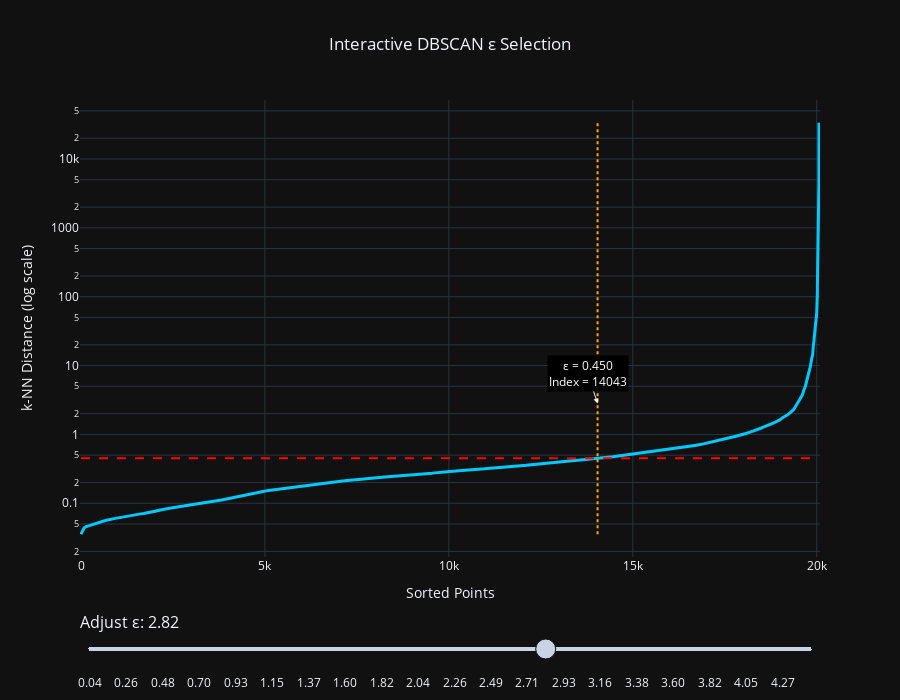

This figure's notebook cell:
### Code cell
import numpy as np
import plotly.graph_objects as go
from sklearn.preprocessing import RobustScaler
from sklearn.neighbors import NearestNeighbors

# ----------------------------
# 1️⃣ Scaling
# ----------------------------
scaler = RobustScaler()
X_scaled = scaler.fit_transform(X)

# ----------------------------
# 2️⃣ kNN distances
# ----------------------------
neighbors = NearestNeighbors(n_neighbors=10)
distances, _ = neighbors.fit(X_scaled).kneighbors(X_scaled)
k_distances = np.sort(distances[:, -1])

# ----------------------------
# 3️⃣ Initial epsilon
# ----------------------------
init_eps = np.percentile(k_distances, 70)

# Function to compute intersection index
def find_index(eps):
    return int(np.searchsorted(k_distances, eps))

# ----------------------------
# 4️⃣ Create Figure
# ----------------------------
fig = go.Figure()

# Main curve
fig.add_trace(go.Scatter(
    x=np.arange(len(k_distances)),
    y=k_distances,
    mode='lines',
    line=dict(width=3, color="#00C9FF"),
    name='k-distance'
))

# Initial intersection
init_idx = find_index(init_eps)

# Horizontal epsilon line
fig.add_shape(
    type="line",
    x0=0,
    x1=len(k_distances),
    y0=init_eps,
    y1=init_eps,
    line=dict(color="red", dash="dash"),
)

# Vertical index line
fig.add_shape(
    type="line",
    x0=init_idx,
    x1=init_idx,
    y0=min(k_distances),
    y1=max(k_distances),
    line=dict(color="orange", dash="dot"),
)

# Annotation
fig.add_annotation(
    x=init_idx,
    y=init_eps,
    text=f"ε = {init_eps:.3f}<br>Index = {init_idx}",
    showarrow=True,
    arrowhead=2,
    bgcolor="black",
    font=dict(color="white")
)

# ----------------------------
# 5️⃣ Slider
# ----------------------------
eps_values = np.linspace(
    np.min(k_distances),
    np.percentile(k_distances, 98),
    80
)

steps = []

for eps in eps_values:
    idx = find_index(eps)

    step = dict(
        method="relayout",
        args=[{
            "shapes[0].y0": eps,
            "shapes[0].y1": eps,
            "shapes[1].x0": idx,
            "shapes[1].x1": idx,
            "annotations[0].x": idx,
            "annotations[0].y": eps,
            "annotations[0].text":
                f"ε = {eps:.3f}<br>Index = {idx}<br>Points ≤ ε: {idx}"
        }],
        label=f"{eps:.2f}"
    )

    steps.append(step)

sliders = [dict(
    active=50,
    currentvalue={"prefix": "Adjust ε: ", "font": {"size": 16}},
    pad={"t": 50},
    steps=steps
)]

# ----------------------------
# 6️⃣ Layout Styling
# ----------------------------
fig.update_layout(
    title={
        "text": "Interactive DBSCAN ε Selection",
        "x": 0.5
    },
    template="plotly_dark",
    xaxis=dict(
        title="Sorted Points",
        showgrid=True,
        zeroline=False
    ),
    yaxis=dict(
        title="k-NN Distance (log scale)",
        type="log",
        showgrid=True
    ),
    sliders=sliders,
    height=700
)

fig.show()

### Figure 1 — Plotly figure (JSON) as saved in the notebook; plotly's stock layout.template omitted (floating-point values rounded to 4 significant figures; data arrays with more than 128 entries replaced by an {"elided": "..."} marker saying what was removed)
{"data": [{"line": {"color": "#00C9FF", "width": 3}, "mode": "lines", "name": "k-distance", "type": "scatter", "x": {"elided": "20062 int values"}, "y": {"elided": "20062 float values"}}], "layout": {"annotations": [{"arrowhead": 2, "bgcolor": "black", "font": {"color": "white"}, "showarrow": true, "text": "ε = 0.450<br>Index = 14043", "x": 14043, "y": 0.4499}], "height": 700, "shapes": [{"line": {"color": "red", "dash": "dash"}, "type": "line", "x0": 0, "x1": 20062, "y0": 0.4499, "y1": 0.4499}, {"line": {"color": "orange", "dash": "dot"}, "type": "line", "x0": 14043, "x1": 14043, "y0": 0.0356, "y1": 33480.0}], "sliders": [{"active": 50, "currentvalue": {"font": {"size": 16}, "prefix": "Adjust ε: "}, "pad": {"t": 50}, "steps": [{"args": [{"annotations[0].text": "ε = 0.036<br>Index = 0<br>Points ≤ ε: 0", "annotations[0].x": 0, "annotations[0].y": 0.0356, "shapes[0].y0": 0.0356, "shapes[0].y1": 0.0356, "shapes[1].x0": 0, "shapes[1].x1": 0}], "label": "0.04", "method": "relayout"}, {"args": [{"annotations[0].text": "ε = 0.091<br>Index = 2793<br>Points ≤ ε: 2793", "annotations[0].x": 2793, "annotations[0].y": 0.09133, "shapes[0].y0": 0.09133, "shapes[0].y1": 0.09133, "shapes[1].x0": 2793, "shapes[1].x1": 2793}], "label": "0.09", "method": "relayout"}, {"args": [{"annotations[0].text": "ε = 0.147<br>Index = 4907<br>Points ≤ ε: 4907", "annotations[0].x": 4907, "annotations[0].y": 0.1471, "shapes[0].y0": 0.1471, "shapes[0].y1": 0.1471, "shapes[1].x0": 4907, "shapes[1].x1": 4907}], "label": "0.15", "method": "relayout"}, {"args": [{"annotations[0].text": "ε = 0.203<br>Index = 6844<br>Points ≤ ε: 6844", "annotations[0].x": 6844, "annotations[0].y": 0.2028, "shapes[0].y0": 0.2028, "shapes[0].y1": 0.2028, "shapes[1].x0": 6844, "shapes[1].x1": 6844}], "label": "0.20", "method": "relayout"}, {"args": [{"annotations[0].text": "ε = 0.259<br>Index = 8968<br>Points ≤ ε: 8968", "annotations[0].x": 8968, "annotations[0].y": 0.2585, "shapes[0].y0": 0.2585, "shapes[0].y1": 0.2585, "shapes[1].x0": 8968, "shapes[1].x1": 8968}], "label": "0.26", "method": "relayout"}, {"args": [{"annotations[0].text": "ε = 0.314<br>Index = 10884<br>Points ≤ ε: 10884", "annotations[0].x": 10884, "annotations[0].y": 0.3142, "shapes[0].y0": 0.3142, "shapes[0].y1": 0.3142, "shapes[1].x0": 10884, "shapes[1].x1": 10884}], "label": "0.31", "method": "relayout"}, {"args": [{"annotations[0].text": "ε = 0.370<br>Index = 12444<br>Points ≤ ε: 12444", "annotations[0].x": 12444, "annotations[0].y": 0.3699, "shapes[0].y0": 0.3699, "shapes[0].y1": 0.3699, "shapes[1].x0": 12444, "shapes[1].x1": 12444}], "label": "0.37", "method": "relayout"}, {"args": [{"annotations[0].text": "ε = 0.426<br>Index = 13597<br>Points ≤ ε: 13597", "annotations[0].x": 13597, "annotations[0].y": 0.4257, "shapes[0].y0": 0.4257, "shapes[0].y1": 0.4257, "shapes[1].x0": 13597, "shapes[1].x1": 13597}], "label": "0.43", "method": "relayout"}, {"args": [{"annotations[0].text": "ε = 0.481<br>Index = 14556<br>Points ≤ ε: 14556", "annotations[0].x": 14556, "annotations[0].y": 0.4814, "shapes[0].y0": 0.4814, "shapes[0].y1": 0.4814, "shapes[1].x0": 14556, "shapes[1].x1": 14556}], "label": "0.48", "method": "relayout"}, {"args": [{"annotations[0].text": "ε = 0.537<br>Index = 15278<br>Points ≤ ε: 15278", "annotations[0].x": 15278, "annotations[0].y": 0.5371, "shapes[0].y0": 0.5371, "shapes[0].y1": 0.5371, "shapes[1].x0": 15278, "shapes[1].x1": 15278}], "label": "0.54", "method": "relayout"}, {"args": [{"annotations[0].text": "ε = 0.593<br>Index = 15867<br>Points ≤ ε: 15867", "annotations[0].x": 15867, "annotations[0].y": 0.5928, "shapes[0].y0": 0.5928, "shapes[0].y1": 0.5928, "shapes[1].x0": 15867, "shapes[1].x1": 15867}], "label": "0.59", "method": "relayout"}, {"args": [{"annotations[0].text": "ε = 0.649<br>Index = 16364<br>Points ≤ ε: 16364", "annotations[0].x": 16364, "annotations[0].y": 0.6486, "shapes[0].y0": 0.6486, "shapes[0].y1": 0.6486, "shapes[1].x0": 16364, "shapes[1].x1": 16364}], "label": "0.65", "method": "relayout"}, {"args": [{"annotations[0].text": "ε = 0.704<br>Index = 16780<br>Points ≤ ε: 16780", "annotations[0].x": 16780, "annotations[0].y": 0.7043, "shapes[0].y0": 0.7043, "shapes[0].y1": 0.7043, "shapes[1].x0": 16780, "shapes[1].x1": 16780}], "label": "0.70", "method": "relayout"}, {"args": [{"annotations[0].text": "ε = 0.760<br>Index = 17113<br>Points ≤ ε: 17113", "annotations[0].x": 17113, "annotations[0].y": 0.76, "shapes[0].y0": 0.76, "shapes[0].y1": 0.76, "shapes[1].x0": 17113, "shapes[1].x1": 17113}], "label": "0.76", "method": "relayout"}, {"args": [{"annotations[0].text": "ε = 0.816<br>Index = 17358<br>Points ≤ ε: 17358", "annotations[0].x": 17358, "annotations[0].y": 0.8157, "shapes[0].y0": 0.8157, "shapes[0].y1": 0.8157, "shapes[1].x0": 17358, "shapes[1].x1": 17358}], "label": "0.82", "method": "relayout"}, {"args": [{"annotations[0].text": "ε = 0.871<br>Index = 17585<br>Points ≤ ε: 17585", "annotations[0].x": 17585, "annotations[0].y": 0.8715, "shapes[0].y0": 0.8715, "shapes[0].y1": 0.8715, "shapes[1].x0": 17585, "shapes[1].x1": 17585}], "label": "0.87", "method": "relayout"}, {"args": [{"annotations[0].text": "ε = 0.927<br>Index = 17777<br>Points ≤ ε: 17777", "annotations[0].x": 17777, "annotations[0].y": 0.9272, "shapes[0].y0": 0.9272, "shapes[0].y1": 0.9272, "shapes[1].x0": 17777, "shapes[1].x1": 17777}], "label": "0.93", "method": "relayout"}, {"args": [{"annotations[0].text": "ε = 0.983<br>Index = 17940<br>Points ≤ ε: 17940", "annotations[0].x": 17940, "annotations[0].y": 0.9829, "shapes[0].y0": 0.9829, "shapes[0].y1": 0.9829, "shapes[1].x0": 17940, "shapes[1].x1": 17940}], "label": "0.98", "method": "relayout"}, {"args": [{"annotations[0].text": "ε = 1.039<br>Index = 18093<br>Points ≤ ε: 18093", "annotations[0].x": 18093, "annotations[0].y": 1.039, "shapes[0].y0": 1.039, "shapes[0].y1": 1.039, "shapes[1].x0": 18093, "shapes[1].x1": 18093}], "label": "1.04", "method": "relayout"}, {"args": [{"annotations[0].text": "ε = 1.094<br>Index = 18230<br>Points ≤ ε: 18230", "annotations[0].x": 18230, "annotations[0].y": 1.094, "shapes[0].y0": 1.094, "shapes[0].y1": 1.094, "shapes[1].x0": 18230, "shapes[1].x1": 18230}], "label": "1.09", "method": "relayout"}, {"args": [{"annotations[0].text": "ε = 1.150<br>Index = 18333<br>Points ≤ ε: 18333", "annotations[0].x": 18333, "annotations[0].y": 1.15, "shapes[0].y0": 1.15, "shapes[0].y1": 1.15, "shapes[1].x0": 18333, "shapes[1].x1": 18333}], "label": "1.15", "method": "relayout"}, {"args": [{"annotations[0].text": "ε = 1.206<br>Index = 18442<br>Points ≤ ε: 18442", "annotations[0].x": 18442, "annotations[0].y": 1.206, "shapes[0].y0": 1.206, "shapes[0].y1": 1.206, "shapes[1].x0": 18442, "shapes[1].x1": 18442}], "label": "1.21", "method": "relayout"}, {"args": [{"annotations[0].text": "ε = 1.262<br>Index = 18528<br>Points ≤ ε: 18528", "annotations[0].x": 18528, "annotations[0].y": 1.262, "shapes[0].y0": 1.262, "shapes[0].y1": 1.262, "shapes[1].x0": 18528, "shapes[1].x1": 18528}], "label": "1.26", "method": "relayout"}, {"args": [{"annotations[0].text": "ε = 1.317<br>Index = 18615<br>Points ≤ ε: 18615", "annotations[0].x": 18615, "annotations[0].y": 1.317, "shapes[0].y0": 1.317, "shapes[0].y1": 1.317, "shapes[1].x0": 18615, "shapes[1].x1": 18615}], "label": "1.32", "method": "relayout"}, {"args": [{"annotations[0].text": "ε = 1.373<br>Index = 18711<br>Points ≤ ε: 18711", "annotations[0].x": 18711, "annotations[0].y": 1.373, "shapes[0].y0": 1.373, "shapes[0].y1": 1.373, "shapes[1].x0": 18711, "shapes[1].x1": 18711}], "label": "1.37", "method": "relayout"}, {"args": [{"annotations[0].text": "ε = 1.429<br>Index = 18783<br>Points ≤ ε: 18783", "annotations[0].x": 18783, "annotations[0].y": 1.429, "shapes[0].y0": 1.429, "shapes[0].y1": 1.429, "shapes[1].x0": 18783, "shapes[1].x1": 18783}], "label": "1.43", "method": "relayout"}, {"args": [{"annotations[0].text": "ε = 1.484<br>Index = 18853<br>Points ≤ ε: 18853", "annotations[0].x": 18853, "annotations[0].y": 1.484, "shapes[0].y0": 1.484, "shapes[0].y1": 1.484, "shapes[1].x0": 18853, "shapes[1].x1": 18853}], "label": "1.48", "method": "relayout"}, {"args": [{"annotations[0].text": "ε = 1.540<br>Index = 18906<br>Points ≤ ε: 18906", "annotations[0].x": 18906, "annotations[0].y": 1.54, "shapes[0].y0": 1.54, "shapes[0].y1": 1.54, "shapes[1].x0": 18906, "shapes[1].x1": 18906}], "label": "1.54", "method": "relayout"}, {"args": [{"annotations[0].text": "ε = 1.596<br>Index = 18967<br>Points ≤ ε: 18967", "annotations[0].x": 18967, "annotations[0].y": 1.596, "shapes[0].y0": 1.596, "shapes[0].y1": 1.596, "shapes[1].x0": 18967, "shapes[1].x1": 18967}], "label": "1.60", "method": "relayout"}, {"args": [{"annotations[0].text": "ε = 1.652<br>Index = 19016<br>Points ≤ ε: 19016", "annotations[0].x": 19016, "annotations[0].y": 1.652, "shapes[0].y0": 1.652, "shapes[0].y1": 1.652, "shapes[1].x0": 19016, "shapes[1].x1": 19016}], "label": "1.65", "method": "relayout"}, {"args": [{"annotations[0].text": "ε = 1.707<br>Index = 19053<br>Points ≤ ε: 19053", "annotations[0].x": 19053, "annotations[0].y": 1.707, "shapes[0].y0": 1.707, "shapes[0].y1": 1.707, "shapes[1].x0": 19053, "shapes[1].x1": 19053}], "label": "1.71", "method": "relayout"}, {"args": [{"annotations[0].text": "ε = 1.763<br>Index = 19085<br>Points ≤ ε: 19085", "annotations[0].x": 19085, "annotations[0].y": 1.763, "shapes[0].y0": 1.763, "shapes[0].y1": 1.763, "shapes[1].x0": 19085, "shapes[1].x1": 19085}], "label": "1.76", "method": "relayout"}, {"args": [{"annotations[0].text": "ε = 1.819<br>Index = 19131<br>Points ≤ ε: 19131", "annotations[0].x": 19131, "annotations[0].y": 1.819, "shapes[0].y0": 1.819, "shapes[0].y1": 1.819, "shapes[1].x0": 19131, "shapes[1].x1": 19131}], "label": "1.82", "method": "relayout"}, {"args": [{"annotations[0].text": "ε = 1.875<br>Index = 19176<br>Points ≤ ε: 19176", "annotations[0].x": 19176, "annotations[0].y": 1.875, "shapes[0].y0": 1.875, "shapes[0].y1": 1.875, "shapes[1].x0": 19176, "shapes[1].x1": 19176}], "label": "1.87", "method": "relayout"}, {"args": [{"annotations[0].text": "ε = 1.930<br>Index = 19209<br>Points ≤ ε: 19209", "annotations[0].x": 19209, "annotations[0].y": 1.93, "shapes[0].y0": 1.93, "shapes[0].y1": 1.93, "shapes[1].x0": 19209, "shapes[1].x1": 19209}], "label": "1.93", "method": "relayout"}, {"args": [{"annotations[0].text": "ε = 1.986<br>Index = 19237<br>Points ≤ ε: 19237", "annotations[0].x": 19237, "annotations[0].y": 1.986, "shapes[0].y0": 1.986, "shapes[0].y1": 1.986, "shapes[1].x0": 19237, "shapes[1].x1": 19237}], "label": "1.99", "method": "relayout"}, {"args": [{"annotations[0].text": "ε = 2.042<br>Index = 19266<br>Points ≤ ε: 19266", "annotations[0].x": 19266, "annotations[0].y": 2.042, "shapes[0].y0": 2.042, "shapes[0].y1": 2.042, "shapes[1].x0": 19266, "shapes[1].x1": 19266}], "label": "2.04", "method": "relayout"}, {"args": [{"annotations[0].text": "ε = 2.097<br>Index = 19288<br>Points ≤ ε: 19288", "annotations[0].x": 19288, "annotations[0].y": 2.097, "shapes[0].y0": 2.097, "shapes[0].y1": 2.097, "shapes[1].x0": 19288, "shapes[1].x1": 19288}], "label": "2.10", "method": "relayout"}, {"args": [{"annotations[0].text": "ε = 2.153<br>Index = 19321<br>Points ≤ ε: 19321", "annotations[0].x": 19321, "annotations[0].y": 2.153, "shapes[0].y0": 2.153, "shapes[0].y1": 2.153, "shapes[1].x0": 19321, "shapes[1].x1": 19321}], "label": "2.15", "method": "relayout"}, {"args": [{"annotations[0].text": "ε = 2.209<br>Index = 19344<br>Points ≤ ε: 19344", "annotations[0].x": 19344, "annotations[0].y": 2.209, "shapes[0].y0": 2.209, "shapes[0].y1": 2.209, "shapes[1].x0": 19344, "shapes[1].x1": 19344}], "label": "2.21", "method": "relayout"}, {"args": [{"annotations[0].text": "ε = 2.265<br>Index = 19361<br>Points ≤ ε: 19361", "annotations[0].x": 19361, "annotations[0].y": 2.265, "shapes[0].y0": 2.265, "shapes[0].y1": 2.265, "shapes[1].x0": 19361, "shapes[1].x1": 19361}], "label": "2.26", "method": "relayout"}, {"args": [{"annotations[0].text": "ε = 2.320<br>Index = 19379<br>Points ≤ ε: 19379", "annotations[0].x": 19379, "annotations[0].y": 2.32, "shapes[0].y0": 2.32, "shapes[0].y1": 2.32, "shapes[1].x0": 19379, "shapes[1].x1": 19379}], "label": "2.32", "method": "relayout"}, {"args": [{"annotations[0].text": "ε = 2.376<br>Index = 19393<br>Points ≤ ε: 19393", "annotations[0].x": 19393, "annotations[0].y": 2.376, "shapes[0].y0": 2.376, "shapes[0].y1": 2.376, "shapes[1].x0": 19393, "shapes[1].x1": 19393}], "label": "2.38", "method": "relayout"}, {"args": [{"annotations[0].text": "ε = 2.432<br>Index = 19408<br>Points ≤ ε: 19408", "annotations[0].x": 19408, "annotations[0].y": 2.432, "shapes[0].y0": 2.432, "shapes[0].y1": 2.432, "shapes[1].x0": 19408, "shapes[1].x1": 19408}], "label": "2.43", "method": "relayout"}, {"args": [{"annotations[0].text": "ε = 2.487<br>Index = 19419<br>Points ≤ ε: 19419", "annotations[0].x": 19419, "annotations[0].y": 2.487, "shapes[0].y0": 2.487, "shapes[0].y1": 2.487, "shapes[1].x0": 19419, "shapes[1].x1": 19419}], "label": "2.49", "method": "relayout"}, {"args": [{"annotations[0].text": "ε = 2.543<br>Index = 19430<br>Points ≤ ε: 19430", "annotations[0].x": 19430, "annotations[0].y": 2.543, "shapes[0].y0": 2.543, "shapes[0].y1": 2.543, "shapes[1].x0": 19430, "shapes[1].x1": 19430}], "label": "2.54", "method": "relayout"}, {"args": [{"annotations[0].text": "ε = 2.599<br>Index = 19440<br>Points ≤ ε: 19440", "annotations[0].x": 19440, "annotations[0].y": 2.599, "shapes[0].y0": 2.599, "shapes[0].y1": 2.599, "shapes[1].x0": 19440, "shapes[1].x1": 19440}], "label": "2.60", "method": "relayout"}, {"args": [{"annotations[0].text": "ε = 2.655<br>Index = 19458<br>Points ≤ ε: 19458", "annotations[0].x": 19458, "annotations[0].y": 2.655, "shapes[0].y0": 2.655, "shapes[0].y1": 2.655, "shapes[1].x0": 19458, "shapes[1].x1": 19458}], "label": "2.65", "method": "relayout"}, {"args": [{"annotations[0].text": "ε = 2.710<br>Index = 19469<br>Points ≤ ε: 19469", "annotations[0].x": 19469, "annotations[0].y": 2.71, "shapes[0].y0": 2.71, "shapes[0].y1": 2.71, "shapes[1].x0": 19469, "shapes[1].x1": 19469}], "label": "2.71", "method": "relayout"}, {"args": [{"annotations[0].text": "ε = 2.766<br>Index = 19480<br>Points ≤ ε: 19480", "annotations[0].x": 19480, "annotations[0].y": 2.766, "shapes[0].y0": 2.766, "shapes[0].y1": 2.766, "shapes[1].x0": 19480, "shapes[1].x1": 19480}], "label": "2.77", "method": "relayout"}, {"args": [{"annotations[0].text": "ε = 2.822<br>Index = 19489<br>Points ≤ ε: 19489", "annotations[0].x": 19489, "annotations[0].y": 2.822, "shapes[0].y0": 2.822, "shapes[0].y1": 2.822, "shapes[1].x0": 19489, "shapes[1].x1": 19489}], "label": "2.82", "method": "relayout"}, {"args": [{"annotations[0].text": "ε = 2.878<br>Index = 19501<br>Points ≤ ε: 19501", "annotations[0].x": 19501, "annotations[0].y": 2.878, "shapes[0].y0": 2.878, "shapes[0].y1": 2.878, "shapes[1].x0": 19501, "shapes[1].x1": 19501}], "label": "2.88", "method": "relayout"}, {"args": [{"annotations[0].text": "ε = 2.933<br>Index = 19510<br>Points ≤ ε: 19510", "annotations[0].x": 19510, "annotations[0].y": 2.933, "shapes[0].y0": 2.933, "shapes[0].y1": 2.933, "shapes[1].x0": 19510, "shapes[1].x1": 19510}], "label": "2.93", "method": "relayout"}, {"args": [{"annotations[0].text": "ε = 2.989<br>Index = 19521<br>Points ≤ ε: 19521", "annotations[0].x": 19521, "annotations[0].y": 2.989, "shapes[0].y0": 2.989, "shapes[0].y1": 2.989, "shapes[1].x0": 19521, "shapes[1].x1": 19521}], "label": "2.99", "method": "relayout"}, {"args": [{"annotations[0].text": "ε = 3.045<br>Index = 19529<br>Points ≤ ε: 19529", "annotations[0].x": 19529, "annotations[0].y": 3.045, "shapes[0].y0": 3.045, "shapes[0].y1": 3.045, "shapes[1].x0": 19529, "shapes[1].x1": 19529}], "label": "3.04", "method": "relayout"}, {"args": [{"annotations[0].text": "ε = 3.100<br>Index = 19537<br>Points ≤ ε: 19537", "annotations[0].x": 19537, "annotations[0].y": 3.1, "shapes[0].y0": 3.1, "shapes[0].y1": 3.1, "shapes[1].x0": 19537, "shapes[1].x1": 19537}], "label": "3.10", "method": "relayout"}, {"args": [{"annotations[0].text": "ε = 3.156<br>Index = 19542<br>Points ≤ ε: 19542", "annotations[0].x": 19542, "annotations[0].y": 3.156, "shapes[0].y0": 3.156, "shapes[0].y1": 3.156, "shapes[1].x0": 19542, "shapes[1].x1": 19542}], "label": "3.16", "method": "relayout"}, {"args": [{"annotations[0].text": "ε = 3.212<br>Index = 19547<br>Points ≤ ε: 19547", "annotations[0].x": 19547, "annotations[0].y": 3.212, "shapes[0].y0": 3.212, "shapes[0].y1": 3.212, "shapes[1].x0": 19547, "shapes[1].x1": 19547}], "label": "3.21", "method": "relayout"}, {"args": [{"annotations[0].text": "ε = 3.268<br>Index = 19555<br>Points ≤ ε: 19555", "annotations[0].x": 19555, "annotations[0].y": 3.268, "shapes[0].y0": 3.268, "shapes[0].y1": 3.268, "shapes[1].x0": 19555, "shapes[1].x1": 19555}], "label": "3.27", "method": "relayout"}, {"args": [{"annotations[0].text": "ε = 3.323<br>Index = 19565<br>Points ≤ ε: 19565", "annotations[0].x": 19565, "annotations[0].y": 3.323, "shapes[0].y0": 3.323, "shapes[0].y1": 3.323, "shapes[1].x0": 19565, "shapes[1].x1": 19565}], "label": "3.32", "method": "relayout"}, {"args": [{"annotations[0].text": "ε = 3.379<br>Index = 19572<br>Points ≤ ε: 19572", "annotations[0].x": 19572, "annotations[0].y": 3.379, "shapes[0].y0": 3.379, "shapes[0].y1": 3.379, "shapes[1].x0": 19572, "shapes[1].x1": 19572}], "label": "3.38", "method": "relayout"}, {"args": [{"annotations[0].text": "ε = 3.435<br>Index = 19578<br>Points ≤ ε: 19578", "annotations[0].x": 19578, "annotations[0].y": 3.435, "shapes[0].y0": 3.435, "shapes[0].y1": 3.435, "shapes[1].x0": 19578, "shapes[1].x1": 19578}], "label": "3.43", "method": "relayout"}, {"args": [{"annotations[0].text": "ε = 3.491<br>Index = 19584<br>Points ≤ ε: 19584", "annotations[0].x": 19584, "annotations[0].y": 3.491, "shapes[0].y0": 3.491, "shapes[0].y1": 3.491, "shapes[1].x0": 19584, "shapes[1].x1": 19584}], "label": "3.49", "method": "relayout"}, {"args": [{"annotations[0].text": "ε = 3.546<br>Index = 19593<br>Points ≤ ε: 19593", "annotations[0].x": 19593, "annotations[0].y": 3.546, "shapes[0].y0": 3.546, "shapes[0].y1": 3.546, "shapes[1].x0": 19593, "shapes[1].x1": 19593}], "label": "3.55", "method": "relayout"}, {"args": [{"annotations[0].text": "ε = 3.602<br>Index = 19597<br>Points ≤ ε: 19597", "annotations[0].x": 19597, "annotations[0].y": 3.602, "shapes[0].y0": 3.602, "shapes[0].y1": 3.602, "shapes[1].x0": 19597, "shapes[1].x1": 19597}], "label": "3.60", "method": "relayout"}, {"args": [{"annotations[0].text": "ε = 3.658<br>Index = 19602<br>Points ≤ ε: 19602", "annotations[0].x": 19602, "annotations[0].y": 3.658, "shapes[0].y0": 3.658, "shapes[0].y1": 3.658, "shapes[1].x0": 19602, "shapes[1].x1": 19602}], "label": "3.66", "method": "relayout"}, {"args": [{"annotations[0].text": "ε = 3.713<br>Index = 19608<br>Points ≤ ε: 19608", "annotations[0].x": 19608, "annotations[0].y": 3.713, "shapes[0].y0": 3.713, "shapes[0].y1": 3.713, "shapes[1].x0": 19608, "shapes[1].x1": 19608}], "label": "3.71", "method": "relayout"}, {"args": [{"annotations[0].text": "ε = 3.769<br>Index = 19611<br>Points ≤ ε: 19611", "annotations[0].x": 19611, "annotations[0].y": 3.769, "shapes[0].y0": 3.769, "shapes[0].y1": 3.769, "shapes[1].x0": 19611, "shapes[1].x1": 19611}], "label": "3.77", "method": "relayout"}, {"args": [{"annotations[0].text": "ε = 3.825<br>Index = 19616<br>Points ≤ ε: 19616", "annotations[0].x": 19616, "annotations[0].y": 3.825, "shapes[0].y0": 3.825, "shapes[0].y1": 3.825, "shapes[1].x0": 19616, "shapes[1].x1": 19616}], "label": "3.82", "method": "relayout"}, {"args": [{"annotations[0].text": "ε = 3.881<br>Index = 19620<br>Points ≤ ε: 19620", "annotations[0].x": 19620, "annotations[0].y": 3.881, "shapes[0].y0": 3.881, "shapes[0].y1": 3.881, "shapes[1].x0": 19620, "shapes[1].x1": 19620}], "label": "3.88", "method": "relayout"}, {"args": [{"annotations[0].text": "ε = 3.936<br>Index = 19622<br>Points ≤ ε: 19622", "annotations[0].x": 19622, "annotations[0].y": 3.936, "shapes[0].y0": 3.936, "shapes[0].y1": 3.936, "shapes[1].x0": 19622, "shapes[1].x1": 19622}], "label": "3.94", "method": "relayout"}, {"args": [{"annotations[0].text": "ε = 3.992<br>Index = 19627<br>Points ≤ ε: 19627", "annotations[0].x": 19627, "annotations[0].y": 3.992, "shapes[0].y0": 3.992, "shapes[0].y1": 3.992, "shapes[1].x0": 19627, "shapes[1].x1": 19627}], "label": "3.99", "method": "relayout"}, {"args": [{"annotations[0].text": "ε = 4.048<br>Index = 19630<br>Points ≤ ε: 19630", "annotations[0].x": 19630, "annotations[0].y": 4.048, "shapes[0].y0": 4.048, "shapes[0].y1": 4.048, "shapes[1].x0": 19630, "shapes[1].x1": 19630}], "label": "4.05", "method": "relayout"}, {"args": [{"annotations[0].text": "ε = 4.104<br>Index = 19634<br>Points ≤ ε: 19634", "annotations[0].x": 19634, "annotations[0].y": 4.104, "shapes[0].y0": 4.104, "shapes[0].y1": 4.104, "shapes[1].x0": 19634, "shapes[1].x1": 19634}], "label": "4.10", "method": "relayout"}, {"args": [{"annotations[0].text": "ε = 4.159<br>Index = 19638<br>Points ≤ ε: 19638", "annotations[0].x": 19638, "annotations[0].y": 4.159, "shapes[0].y0": 4.159, "shapes[0].y1": 4.159, "shapes[1].x0": 19638, "shapes[1].x1": 19638}], "label": "4.16", "method": "relayout"}, {"args": [{"annotations[0].text": "ε = 4.215<br>Index = 19640<br>Points ≤ ε: 19640", "annotations[0].x": 19640, "annotations[0].y": 4.215, "shapes[0].y0": 4.215, "shapes[0].y1": 4.215, "shapes[1].x0": 19640, "shapes[1].x1": 19640}], "label": "4.21", "method": "relayout"}, {"args": [{"annotations[0].text": "ε = 4.271<br>Index = 19642<br>Points ≤ ε: 19642", "annotations[0].x": 19642, "annotations[0].y": 4.271, "shapes[0].y0": 4.271, "shapes[0].y1": 4.271, "shapes[1].x0": 19642, "shapes[1].x1": 19642}], "label": "4.27", "method": "relayout"}, {"args": [{"annotations[0].text": "ε = 4.326<br>Index = 19649<br>Points ≤ ε: 19649", "annotations[0].x": 19649, "annotations[0].y": 4.326, "shapes[0].y0": 4.326, "shapes[0].y1": 4.326, "shapes[1].x0": 19649, "shapes[1].x1": 19649}], "label": "4.33", "method": "relayout"}, {"args": [{"annotations[0].text": "ε = 4.382<br>Index = 19654<br>Points ≤ ε: 19654", "annotations[0].x": 19654, "annotations[0].y": 4.382, "shapes[0].y0": 4.382, "shapes[0].y1": 4.382, "shapes[1].x0": 19654, "shapes[1].x1": 19654}], "label": "4.38", "method": "relayout"}, {"args": [{"annotations[0].text": "ε = 4.438<br>Index = 19660<br>Points ≤ ε: 19660", "annotations[0].x": 19660, "annotations[0].y": 4.438, "shapes[0].y0": 4.438, "shapes[0].y1": 4.438, "shapes[1].x0": 19660, "shapes[1].x1": 19660}], "label": "4.44", "method": "relayout"}]}], "title": {"text": "Interactive DBSCAN ε Selection", "x": 0.5}, "xaxis": {"showgrid": true, "title": {"text": "Sorted Points"}, "zeroline": false}, "yaxis": {"showgrid": true, "title": {"text": "k-NN Distance (log scale)"}, "type": "log"}}}
